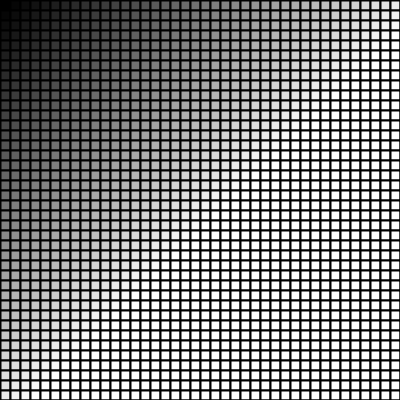
Frame 1 (no input)
Frame 60 (the mouse pressed at the canvas centre just before this capture): identical to frame 1, image omitted
Frame 120 (the mouse held since frame 60 and released just before this capture): identical to frame 1, image omitted

The Processing sketch that drew this single still picture (run headless with seeded random() and noise(); from frame 60 on, the mouse is pressed at the canvas centre):

// Processing sketch: processing_514
// ── processing_514.pde

void setup ()
{
  size (400,400);
  background (255,0,0);
  
}

void draw ()
{
 for (int x=0; x<900; x=x+10){
 for (int y=0; y<=900; y=y+10){
 fill ((x+y)*0.6);
rect(x,y,10,10);

 strokeWeight (2); 
 
 }
 }
 }
